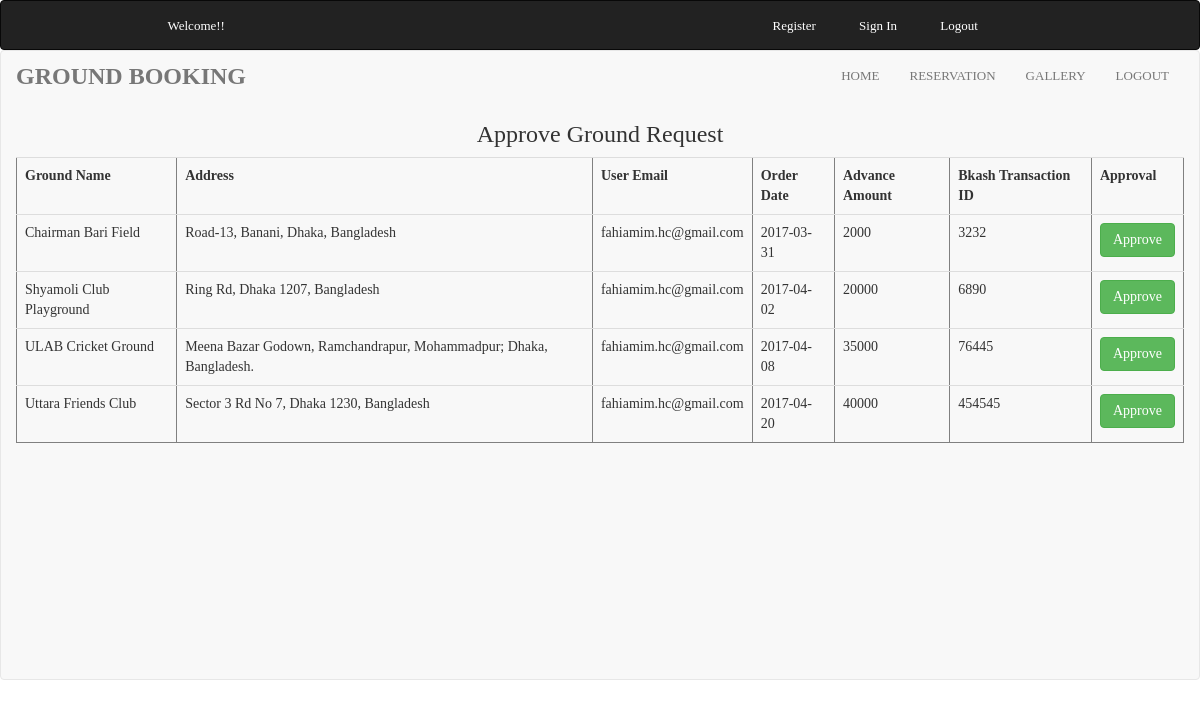
The page /approval.php (signed in) on the database its author committed.
### tables this page shows
CREATE TABLE `order_ground` (
  `id` int(11) NOT NULL,
  `ground_name` varchar(255) NOT NULL,
  `address` varchar(255) NOT NULL,
  `user_email` varchar(255) NOT NULL,
  `order_date` date DEFAULT NULL,
  `advance_amount` varchar(255) NOT NULL,
  `tx_id` int(32) NOT NULL
);

### approval.php (the view, shortened to what this page needs)
<?php
    include("connection.php");
    $result = mysqli_query($dbCon,"SELECT * FROM order_ground");
?>
<!DOCTYPE html>
<html lang="en">
  <head>
    <link href="css/bootstrap.min.css" rel="stylesheet">
    <link href="css/font-awesome.css" rel="stylesheet">
    <link href="css/main.css" rel="stylesheet">
  </head>
  <body>
  <header id="top-header">
    <nav class="navbar navbar-inverse">
      <div class="container top-nav">
      <div class="row">
        <div class="col-md-5 col-md-offset-1 col-sm-3 col-md-offset-3 col-xs-12">
          <ul class="currency">
              <li><a href="#">Welcome!!</li>
          </ul>
        </div>
        <div class="col-lg-1"></div>
        <div class="col-md-4 col-sm-3 col-xs-12">
          <ul class="addCart">
              <li><a href="signup.php">Register</a></li>
              <li><a href="signup.php">Sign In</a></li>
              <li><a href="logout.php">Logout</a></li>
          </ul>
        </div>
      </div>
    </div>
  </header>
  <section  id="fashion">
    <nav class="navbar navbar-default" role="navigation">
    <div class="container-fluid slider">
      <div class="navbar-header">
        <a class="navbar-brand" href="index.php">GROUND BOOKING
        </a>
      </div>
      <div id="navbar3" class="navbar-collapse collapse">
        <ul class="nav navbar-nav navbar-right">
          <li>
            <a href="index.php" >Home</a>
          </li>
          <li >
            <a href="reservation.php" >Reservation</span></a>
          </li>
          <li>
            <a href="lookbook.html" >Gallery</span></a>
          </li>
          <li>
            <a href="logout.php" >Logout</span></a>
          </li>
        </ul>
      </div>
  <div id="userlist">
  <center><h3 class="info">Approve Ground Request</h3></center>
   <?php
    echo "<table class='table' border='1'>
    <tr>
    <th>Ground Name</th>
    <th>Address</th>
    <th>User Email</th>
    <th>Order Date</th>
    <th>Advance Amount</th>
    <th>Bkash Transaction ID</th>
    <th>Approval</th>
    </tr>";
    while($row = mysqli_fetch_array($result))
    {
            echo "<form method='post'>";
            echo "<tr class='userlistoutput'>";
            echo "<td ><input type='hidden' name='Gname'  value='".$row["ground_name"]."'>". $row['ground_name'] . "</td>";
            echo "<td >" . $row['address'] . "</td>";
            echo "<td ><input type='hidden' name='Uemail'  value='".$row["user_email"]."'>" . $row['user_email'] . "</td>";
            echo "<td >" . $row['order_date'] . "</td>";
            echo "<td >" . $row['advance_amount'] . "</td>";
            echo "<td >" . $row['tx_id'] . "</td>";
            echo "<td><button type='submit' name='approve' class='btn btn-success'> Approve </button></td>";
            echo "</tr>";
            echo "</form>";
   }
   echo "</table>";
   echo "</div>";
?>
</div>
  </body>
</html>

### css/main.css (style rules this page uses)
body { overflow-x: hidden; position: relative; width: 100%; }
#top-header { font-size: 13px; font-family: "Montserrat"; }
#top-header li a { text-decoration: none; color: #fff; }
.top-nav { padding-top: 16px; }
.currency { list-style: none; }
.addCart li { display: inline; padding: 20px; }
#top-header .navbar { margin-bottom: 0; }
#fashion .slider { font-family: "Montserrat"; overflow: hidden; margin-top: 0; background-repeat:no-repeat; background-size:contain; margin-bottom: 0; }
#fashion .navbar { margin-bottom: 0; }
.navbar-brand { font-size: 24px; color: rgb( 34, 34, 34 ); font-weight: bold; text-transform: uppercase; text-align: left; z-index: 108; }
#navbar3 { font-size: 13px; color: rgb( 34, 34, 34 ); text-transform: uppercase; line-height: 1.538; text-align: right; z-index: 106; }
@media (min-width:1200px) and (max-width:1399px) { #fashion .slider { height: 628.45px; } }

### rows shown on the page
order_ground: ground_name "Chairman Bari Field", address "Road-13, Banani, Dhaka, Bangladesh", user_email "fahiamim.hc@gmail.com", order_date "2017-03-31", advance_amount "2000", tx "3232"
order_ground: ground_name "Shyamoli Club Playground", address "Ring Rd, Dhaka 1207, Bangladesh", user_email "fahiamim.hc@gmail.com", order_date "2017-04-02", advance_amount "20000", tx "6890"
order_ground: ground_name "ULAB Cricket Ground", address "Meena Bazar Godown, Ramchandrapur, Mohammadpur; Dhaka, Bangladesh.", user_email "fahiamim.hc@gmail.com", order_date "2017-04-08", advance_amount "35000", tx "76445"
order_ground: ground_name "Uttara Friends Club", address "Sector 3 Rd No 7, Dhaka 1230, Bangladesh", user_email "fahiamim.hc@gmail.com", order_date "2017-04-20", advance_amount "40000", tx "454545"
